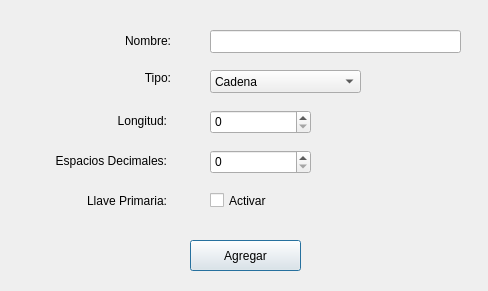
<?xml version="1.0" encoding="UTF-8"?>
<ui version="4.0">
 <class>NewFieldWindow</class>
 <widget class="QDialog" name="NewFieldWindow">
  <property name="geometry">
   <rect>
    <x>0</x>
    <y>0</y>
    <width>488</width>
    <height>291</height>
   </rect>
  </property>
  <property name="windowTitle">
   <string>Nuevo Campo</string>
  </property>
  <widget class="QLineEdit" name="NFWLe_Name">
   <property name="geometry">
    <rect>
     <x>210</x>
     <y>30</y>
     <width>251</width>
     <height>23</height>
    </rect>
   </property>
  </widget>
  <widget class="QComboBox" name="NFWCB_Type">
   <property name="geometry">
    <rect>
     <x>210</x>
     <y>70</y>
     <width>151</width>
     <height>23</height>
    </rect>
   </property>
   <item>
    <property name="text">
     <string>Cadena</string>
    </property>
   </item>
   <item>
    <property name="text">
     <string>Entero</string>
    </property>
   </item>
   <item>
    <property name="text">
     <string>Real</string>
    </property>
   </item>
  </widget>
  <widget class="QSpinBox" name="NFWSp_Length">
   <property name="geometry">
    <rect>
     <x>210</x>
     <y>110</y>
     <width>101</width>
     <height>24</height>
    </rect>
   </property>
   <property name="maximum">
    <number>255</number>
   </property>
  </widget>
  <widget class="QSpinBox" name="NFWSp_Decimal">
   <property name="geometry">
    <rect>
     <x>210</x>
     <y>150</y>
     <width>101</width>
     <height>24</height>
    </rect>
   </property>
   <property name="maximum">
    <number>255</number>
   </property>
  </widget>
  <widget class="QCheckBox" name="NFWCB_Key">
   <property name="geometry">
    <rect>
     <x>210</x>
     <y>190</y>
     <width>101</width>
     <height>21</height>
    </rect>
   </property>
   <property name="text">
    <string>Activar</string>
   </property>
  </widget>
  <widget class="QPushButton" name="NFWBt_add">
   <property name="geometry">
    <rect>
     <x>190</x>
     <y>240</y>
     <width>111</width>
     <height>31</height>
    </rect>
   </property>
   <property name="text">
    <string>Agregar</string>
   </property>
  </widget>
  <widget class="QLabel" name="label">
   <property name="geometry">
    <rect>
     <x>40</x>
     <y>30</y>
     <width>131</width>
     <height>21</height>
    </rect>
   </property>
   <property name="text">
    <string>Nombre:</string>
   </property>
   <property name="alignment">
    <set>Qt::AlignRight|Qt::AlignTrailing|Qt::AlignVCenter</set>
   </property>
  </widget>
  <widget class="QLabel" name="label_2">
   <property name="geometry">
    <rect>
     <x>40</x>
     <y>70</y>
     <width>131</width>
     <height>16</height>
    </rect>
   </property>
   <property name="text">
    <string>Tipo:</string>
   </property>
   <property name="alignment">
    <set>Qt::AlignRight|Qt::AlignTrailing|Qt::AlignVCenter</set>
   </property>
  </widget>
  <widget class="QLabel" name="label_3">
   <property name="geometry">
    <rect>
     <x>36</x>
     <y>110</y>
     <width>131</width>
     <height>21</height>
    </rect>
   </property>
   <property name="text">
    <string>Longitud:</string>
   </property>
   <property name="alignment">
    <set>Qt::AlignRight|Qt::AlignTrailing|Qt::AlignVCenter</set>
   </property>
  </widget>
  <widget class="QLabel" name="label_4">
   <property name="geometry">
    <rect>
     <x>36</x>
     <y>150</y>
     <width>131</width>
     <height>21</height>
    </rect>
   </property>
   <property name="text">
    <string>Espacios Decimales:</string>
   </property>
   <property name="alignment">
    <set>Qt::AlignRight|Qt::AlignTrailing|Qt::AlignVCenter</set>
   </property>
  </widget>
  <widget class="QLabel" name="label_5">
   <property name="geometry">
    <rect>
     <x>36</x>
     <y>190</y>
     <width>131</width>
     <height>21</height>
    </rect>
   </property>
   <property name="text">
    <string>Llave Primaria:</string>
   </property>
   <property name="alignment">
    <set>Qt::AlignRight|Qt::AlignTrailing|Qt::AlignVCenter</set>
   </property>
  </widget>
 </widget>
 <resources/>
 <connections/>
</ui>
